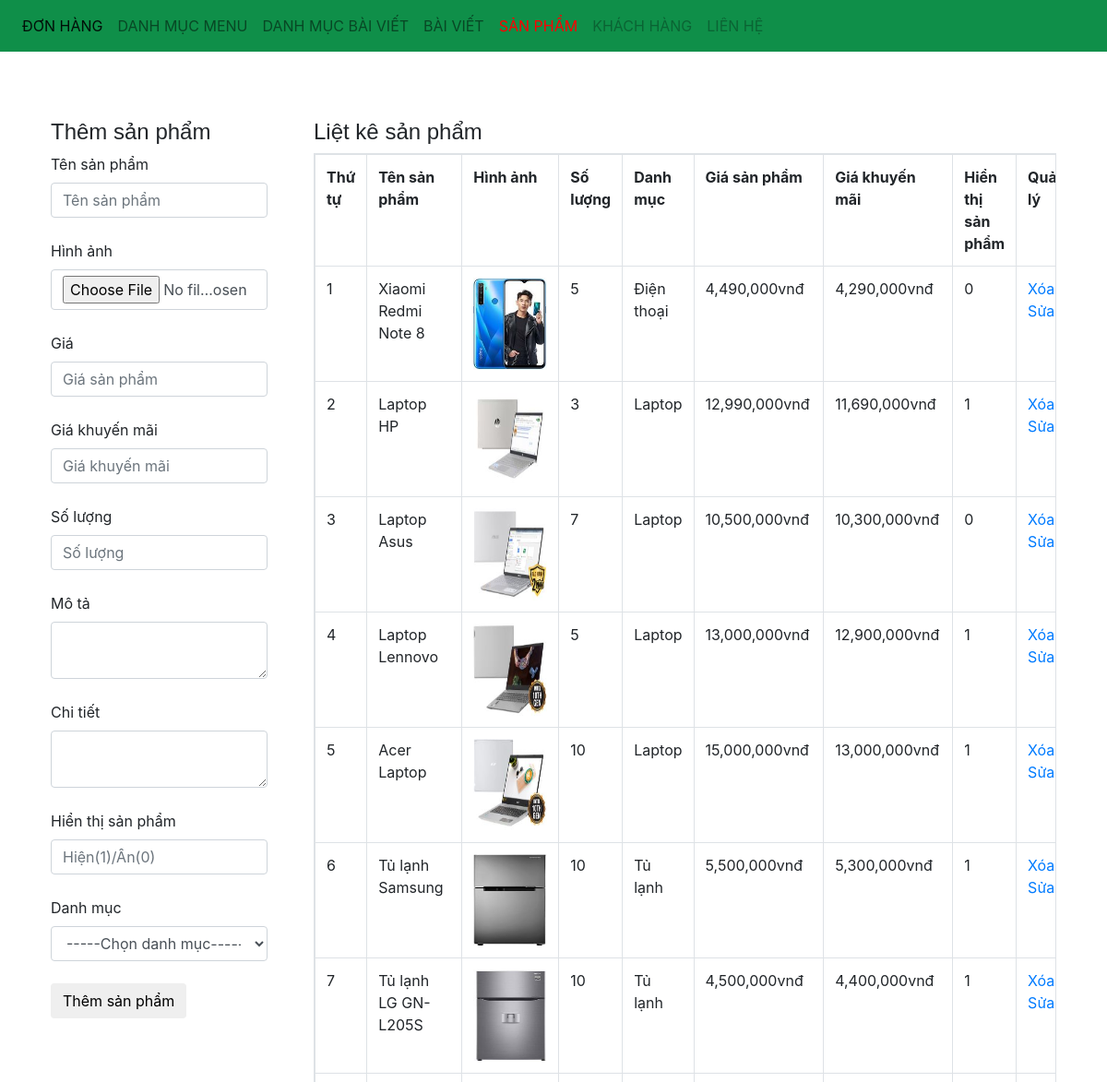
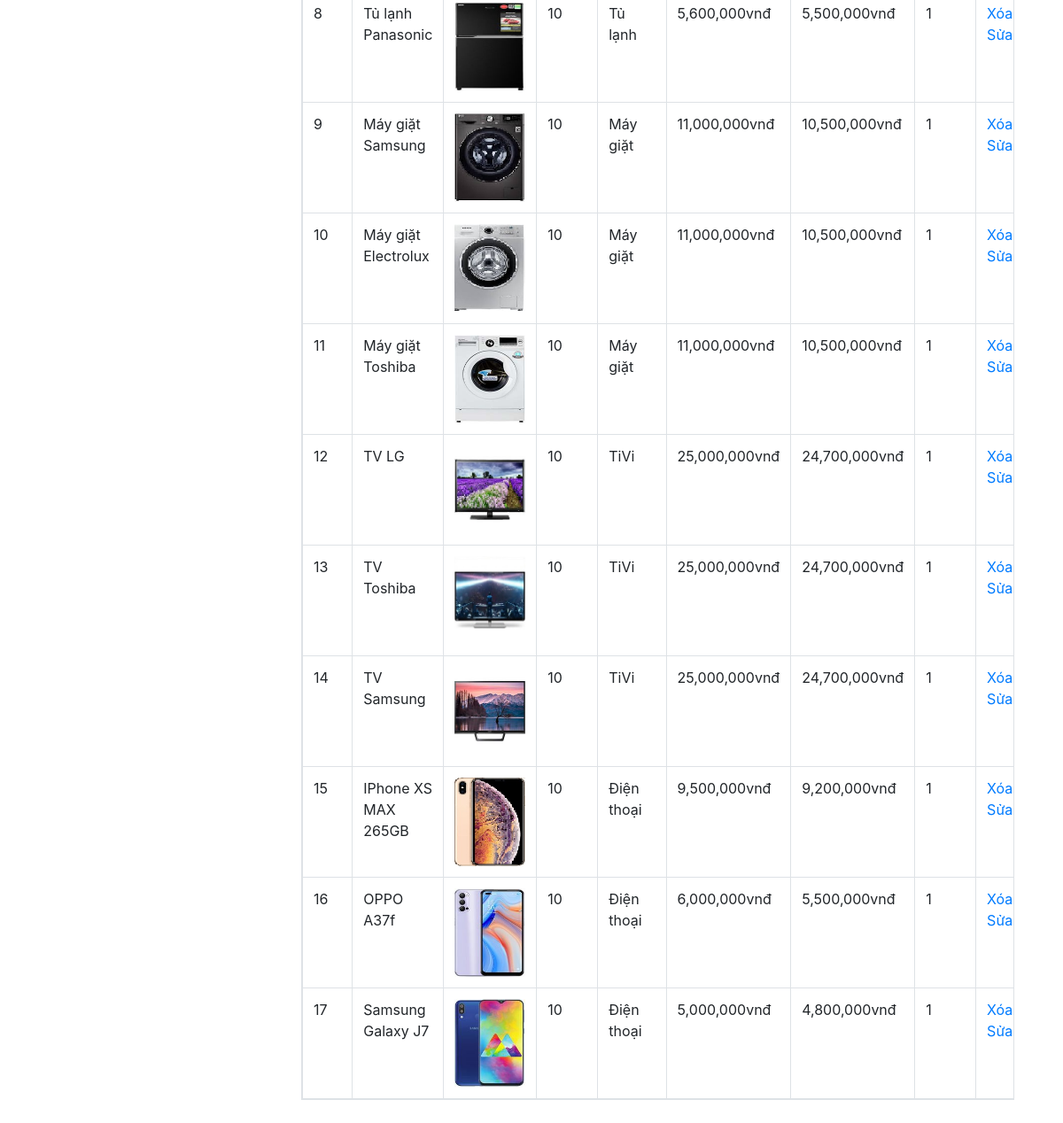
Screenshot of /admin/xulysanpham.php with the database file from the repository (2 pictures, top to bottom).
### tables this page shows
CREATE TABLE IF NOT EXISTS `sanpham` (
  `sp_id` int(11) NOT NULL AUTO_INCREMENT,
  `dm_id` int(11) NOT NULL,
  `sp_name` varchar(255) NOT NULL,
  `sp_chitiet` text NOT NULL,
  `sp_mota` text NOT NULL,
  `sp_gia` varchar(100) NOT NULL,
  `sp_giakhuyenmai` int(100) NOT NULL,
  `sp_active` int(11) NOT NULL,
  `sp_hot` int(11) NOT NULL DEFAULT '1',
  `sp_soluong` int(11) NOT NULL,
  `sp_image` varchar(50) NOT NULL,
  PRIMARY KEY (`sp_id`)
);

CREATE TABLE IF NOT EXISTS `danhmuc` (
  `dm_id` int(11) NOT NULL AUTO_INCREMENT,
  `dm_name` varchar(255) NOT NULL,
  PRIMARY KEY (`dm_id`)
);

### admin/xulysanpham.php (the view, shortened to what this page needs)
<?php
include('../db/connect.php');
?>
<!DOCTYPE html>
<html>
<head>
<link href="../css/bootstrap.css" rel="stylesheet" type="text/css" media="all" />
</head>
<body>
<nav class="navbar navbar-expand-lg navbar-light bg-light">
    <div class="collapse navbar-collapse" id="navbarNav">
        <ul class="navbar-nav">
        <li class="nav-item active">
            <a class="nav-link" href="xulydonhang.php">Đơn hàng <span class="sr-only">(current)</span></a>
        </li>
        <li class="nav-item">
            <a class="nav-link" href="xulydanhmuc.php">Danh mục menu</a>
        </li>
        <li class="nav-item">
            <a class="nav-link" href="xulydanhmucbaiviet.php">Danh mục bài viết</a>
        </li>
        <li class="nav-item">
            <a class="nav-link" href="xulybaiviet.php">Bài viết</a>
        </li>
        <li class="nav-item">
            <a class="nav-link" href="xulysanpham.php" style="color:red">Sản phẩm</a>
        </li>
        <li class="nav-item">
            <a class="nav-link disabled" href="xulykhachhang.php">Khách hàng</a>
        </li>
        <li class="nav-item">
            <a class="nav-link disabled" href="xulylienhe.php">Liên hệ</a>
        </li>
        </ul>
    </div>
    </nav><br> <br>
    <div class="container">
        <div class="row">
            <?php
            if(isset($_GET['quanly'])=='capnhat'){
                $id_capnhat=$_GET['capnhat_id'];
                $sql_capnhat=mysqli_query($mysqli,"select * from sanpham where sp_id='$id_capnhat'");
                $row_capnhat=mysqli_fetch_array($sql_capnhat);
                $id_category_1=$row_capnhat['dm_id'];
                ?>
                <div class="col-md-3">
                <h4>Cập nhật sản phẩm</h4>
                <form action="" method="POST" enctype="multipart/form-data">
                    <label>Tên sản phẩm</label>
                    <input type="text" class="form-control" name="tensanpham" value="<?php echo $row_capnhat['sp_name'] ?>"><br>
                    <input type="hidden" class="form-control" name="id_update" value="<?php echo $row_capnhat['sp_id'] ?>"><br>
                    <label>Hình ảnh</label>
                    <input type="file" class="form-control" name="hinhanh"><br>
                    <img src="../uploads/<?php echo $row_capnhat['sp_image'] ?>" height="100" width="80" ><br>
                    <label>Giá</label>
                    <input type="text" class="form-control" name="giasanpham" value="<?php echo $row_capnhat['sp_gia'] ?>"><br>
                    <label>Giá khuyến mãi</label>
                    <input type="text" class="form-control" name="giakhuyenmai" value="<?php echo $row_capnhat['sp_giakhuyenmai'] ?>"><br>
                    <label>Số lượng</label>
                    <input type="text" class="form-control" name="soluong" value="<?php echo $row_capnhat['sp_soluong'] ?>"><br>
                    <label>Mô tả</label>
                    <textarea class="form-control" rows="10" name="mota"><?php echo $row_capnhat['sp_mota'] ?></textarea><br>
                    <label>Chi tiết</label>
                    <textarea class="form-control" rows="10" name="chitiet"><?php echo $row_capnhat['sp_chitiet'] ?></textarea><br>
                    <label>Hiển thị sản phẩm</label>
                    <input type="text" class="form-control" name="active" value="<?php echo $row_capnhat['sp_active'] ?>"><br>
                    <label>Sản phẩm bán chạy</label>
                    <input type="text" class="form-control" name="banchay" value="<?php echo $row_capnhat['sp_hot'] ?>"><br>
                    <label>Danh mục</label>
                    <?php
                    $sql_danhmuc=mysqli_query($mysqli,"select * from danhmuc order by dm_id desc")
                    ?>
                    <select name="danhmuc" class="form-control">
                        <option value="0">-----Chọn danh mục-----</option>
                        <?php
                        while($row_danhmuc=mysqli_fetch_array($sql_danhmuc)){
                            if($id_category_1==$row_danhmuc['dm_id']){
                        ?>
                        <option selected value="<?php echo $row_danhmuc['dm_id'] ?>"><?php echo $row_danhmuc['dm_name'] ?></option>
                        <?php
                            }else{
                        ?>
                        <option value="<?php echo $row_danhmuc['dm_id'] ?>"><?php echo $row_danhmuc['dm_name'] ?></option>
                        <?php
                            }
                        }
                        ?>
                    </select><br>
                    <input type="submit" name="capnhatsanpham" value="Cập nhật sản phẩm" class="btn btn-default">
                </form>
            </div>
            <?php
            }else{
                ?>
                <div class="col-md-3">
                <h4>Thêm sản phẩm</h4>
                <form action="" method="POST" enctype="multipart/form-data">
                    <label>Tên sản phẩm</label>
                    <input type="text" class="form-control" name="tensanpham" placeholder="Tên sản phẩm"><br>
                    <label>Hình ảnh</label>
                    <input type="file" class="form-control" name="hinhanh"><br>
                    <label>Giá</label>
                    <input type="text" class="form-control" name="giasanpham" placeholder="Giá sản phẩm"><br>
                    <label>Giá khuyến mãi</label>
                    <input type="text" class="form-control" name="giakhuyenmai" placeholder="Giá khuyến mãi"><br>
                    <label>Số lượng</label>
                    <input type="text" class="form-control" name="soluong" placeholder="Số lượng"><br>
                    <label>Mô tả</label>
                    <textarea class="form-control" name="mota"></textarea><br>
                    <label>Chi tiết</label>
                    <textarea class="form-control" name="chitiet"></textarea><br>
                    <label>Hiển thị sản phẩm</label>
                    <input type="text" class="form-control" name="active" placeholder="Hiện(1)/Ẩn(0)"><br>
                    <label>Danh mục</label>
                    <select name="danhmuc" class="form-control">
                        <option value="0">-----Chọn danh mục-----</option>
                    </select><br>
                    <input type="submit" name="themsanpham" value="Thêm sản phẩm" class="btn btn-default">
                </form>
            </div>
            <?php
            }
            ?>
            <div class="col-md-9">
            <h4>Liệt kê sản phẩm</h4>
            <?php
            $sql_select_sp=mysqli_query($mysqli,"select * from sanpham,danhmuc where sanpham.dm_id=danhmuc.dm_id order by sanpham.sp_id desc")
            ?>
            <table class="table table-responsive table-bordered ">
                <tr>
                    <th>Thứ tự</th>
                    <th>Tên sản phẩm</th>
                    <th>Hình ảnh</th>
                    <th>Số lượng</th>
                    <th>Danh mục</th>
                    <th>Giá sản phẩm</th>
                    <th>Giá khuyến mãi</th>
                    <th>Hiển thị sản phẩm</th>
                    <th>Quản lý</th>
                </tr>
                <?php
                $i=0;
                while($row_sp=mysqli_fetch_array($sql_select_sp)){
                    $i++;
                ?>
                <tr>
                    <td><?php echo $i ?></td>
                    <td><?php echo $row_sp['sp_name'] ?></td>
                    <td><img src="../uploads/<?php echo $row_sp['sp_image'] ?>" height="100" width="80"></td>
                    <td><?php echo $row_sp['sp_soluong'] ?></td>
                    <td><?php echo $row_sp['dm_name'] ?></td>
                    <td><?php echo number_format($row_sp['sp_gia']).'vnđ' ?></td>
                    <td><?php echo number_format($row_sp['sp_giakhuyenmai']).'vnđ' ?></td>
                    <td><?php echo $row_sp['sp_active'] ?></td>
                    <td><a href="?xoa=<?php echo $row_sp['sp_id'] ?>">Xóa</a> | <a href="xulysanpham.php?quanly=capnhat&capnhat_id=<?php echo $row_sp['sp_id'] ?>">Sửa</a></td>
                </tr>
                <?php
                }
                ?>
            </table>
            </div>
        </div>
    </div>
</body>
</html>

### rows the page displays
sanpham: sp_name "Xiaomi Redmi Note 8", sp_image (picture), sp_soluong "5", dm.dm_name "Điện thoại", sp_gia "4,490,000", sp_giakhuyenmai "4,290,000", sp_active "0"
sanpham: sp_name "Laptop HP", sp_image (picture), sp_soluong "3", dm.dm_name "Laptop", sp_gia "12,990,000", sp_giakhuyenmai "11,690,000", sp_active "1"
sanpham: sp_name "Laptop Asus", sp_image (picture), sp_soluong "7", dm.dm_name "Laptop", sp_gia "10,500,000", sp_giakhuyenmai "10,300,000", sp_active "0"
sanpham: sp_name "Laptop Lennovo", sp_image (picture), sp_soluong "5", dm.dm_name "Laptop", sp_gia "13,000,000", sp_giakhuyenmai "12,900,000", sp_active "1"
sanpham: sp_name "Acer Laptop", sp_image (picture), sp_soluong "10", dm.dm_name "Laptop", sp_gia "15,000,000", sp_giakhuyenmai "13,000,000", sp_active "1"
sanpham: sp_name "Tủ lạnh Samsung", sp_image (picture), sp_soluong "10", dm.dm_name "Tủ lạnh", sp_gia "5,500,000", sp_giakhuyenmai "5,300,000", sp_active "1"
sanpham: sp_name "Tủ lạnh LG GN-L205S", sp_image (picture), sp_soluong "10", dm.dm_name "Tủ lạnh", sp_gia "4,500,000", sp_giakhuyenmai "4,400,000", sp_active "1"
sanpham: sp_name "Tủ lạnh Panasonic", sp_image (picture), sp_soluong "10", dm.dm_name "Tủ lạnh", sp_gia "5,600,000", sp_giakhuyenmai "5,500,000", sp_active "1"
sanpham: sp_name "Máy giặt Samsung", sp_image (picture), sp_soluong "10", dm.dm_name "Máy giặt", sp_gia "11,000,000", sp_giakhuyenmai "10,500,000", sp_active "1"
sanpham: sp_name "Máy giặt Electrolux", sp_image (picture), sp_soluong "10", dm.dm_name "Máy giặt", sp_gia "11,000,000", sp_giakhuyenmai "10,500,000", sp_active "1"
sanpham: sp_name "Máy giặt Toshiba", sp_image (picture), sp_soluong "10", dm.dm_name "Máy giặt", sp_gia "11,000,000", sp_giakhuyenmai "10,500,000", sp_active "1"
sanpham: sp_name "TV LG", sp_image (picture), sp_soluong "10", dm.dm_name "TiVi", sp_gia "25,000,000", sp_giakhuyenmai "24,700,000", sp_active "1"
sanpham: sp_name "TV Toshiba", sp_image (picture), sp_soluong "10", dm.dm_name "TiVi", sp_gia "25,000,000", sp_giakhuyenmai "24,700,000", sp_active "1"
sanpham: sp_name "TV Samsung", sp_image (picture), sp_soluong "10", dm.dm_name "TiVi", sp_gia "25,000,000", sp_giakhuyenmai "24,700,000", sp_active "1"
sanpham: sp_name "IPhone XS MAX 265GB", sp_image (picture), sp_soluong "10", dm.dm_name "Điện thoại", sp_gia "9,500,000", sp_giakhuyenmai "9,200,000", sp_active "1"
sanpham: sp_name "OPPO A37f", sp_image (picture), sp_soluong "10", dm.dm_name "Điện thoại", sp_gia "6,000,000", sp_giakhuyenmai "5,500,000", sp_active "1"
sanpham: sp_name "Samsung Galaxy J7", sp_image (picture), sp_soluong "10", dm.dm_name "Điện thoại", sp_gia "5,000,000", sp_giakhuyenmai "4,800,000", sp_active "1"
